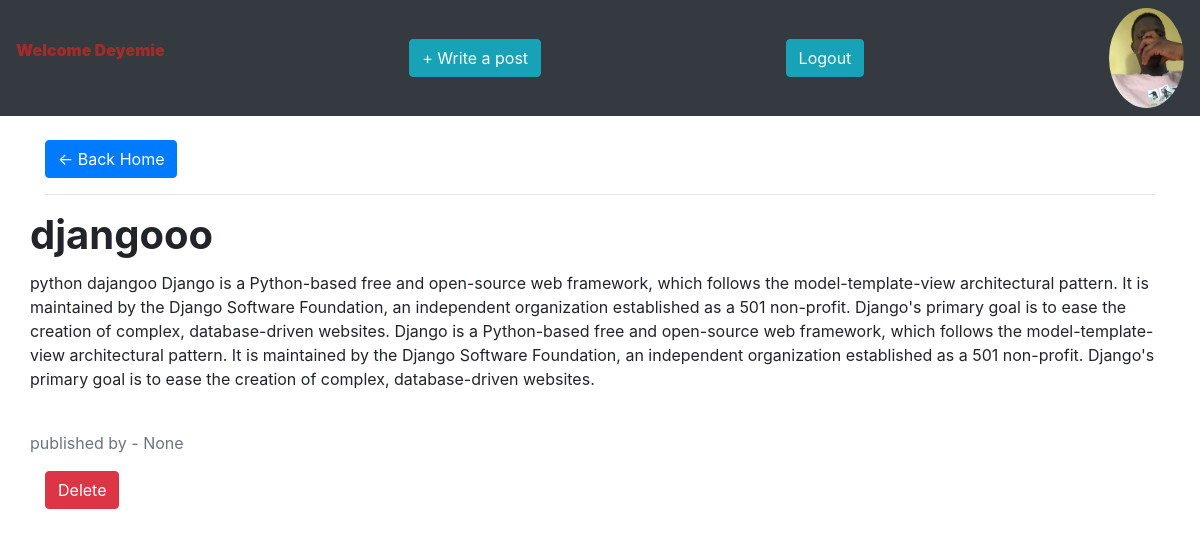
/blog/12/ (signed in), run on an earlier commit of the app's database.
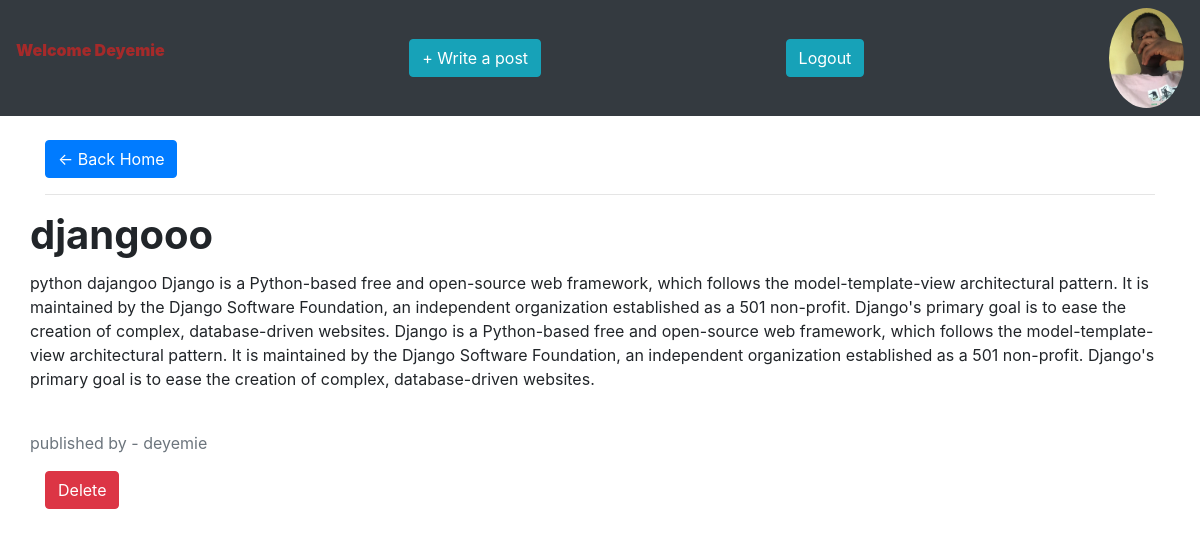
And on a later commit of the database.
### blog/models.py (models this page shows, shortened)
class Blog(models.Model):
    title = models.CharField(max_length=100, null=False, unique=True)
    slug = models.SlugField(max_length=100, unique=True, null=True)
    body = models.TextField()
    creator = models.ForeignKey(User, null=True, on_delete=models.SET_NULL)
    profile_pic = models.ImageField(default="jeez.png", null=True, blank=True)
    date_posted= models.DateTimeField(auto_now_add=True)

### blog/views.py (the view)
# urls.py: path('blog/<str:pk>/', views.blogs, name='blog'),
def blogs(request, pk):
    blog = Blog.objects.get(id=pk)
    context = {'blog': blog}
    template_name = 'blog/blog.html'
    return render(request, template_name, context)

### templates/blog/blog.html (shortened to what this page needs)
{% extends 'blog/main.html' %}
{% load static %}
{% block content %}
<br>
<div class="container">
<a href="{% url 'home' %}" class="btn btn-primary"> &#8592; Back Home</a>
<hr>
    <div class="row dark">
            <h1 class="card-title font-weight-bold">{{blog.title}}</h1>
            <div class="post-body">
             <p class="card-text"> {{ blog.body }}</p>
             <br>
            </div>
            <p class="creator text-muted"> published by -
                {{blog.creator}}</p>
    </div>
    {% if user.is_staff %}
        <a href="{% url 'delete_post' blog.id %}" class="btn btn-md btn-danger">Delete</a>
    {% endif %}
</div>
{% endblock %}

What changed in the data, as far as the page shows it:
changed Blog "djangooo": creator "None" → "deyemie"
